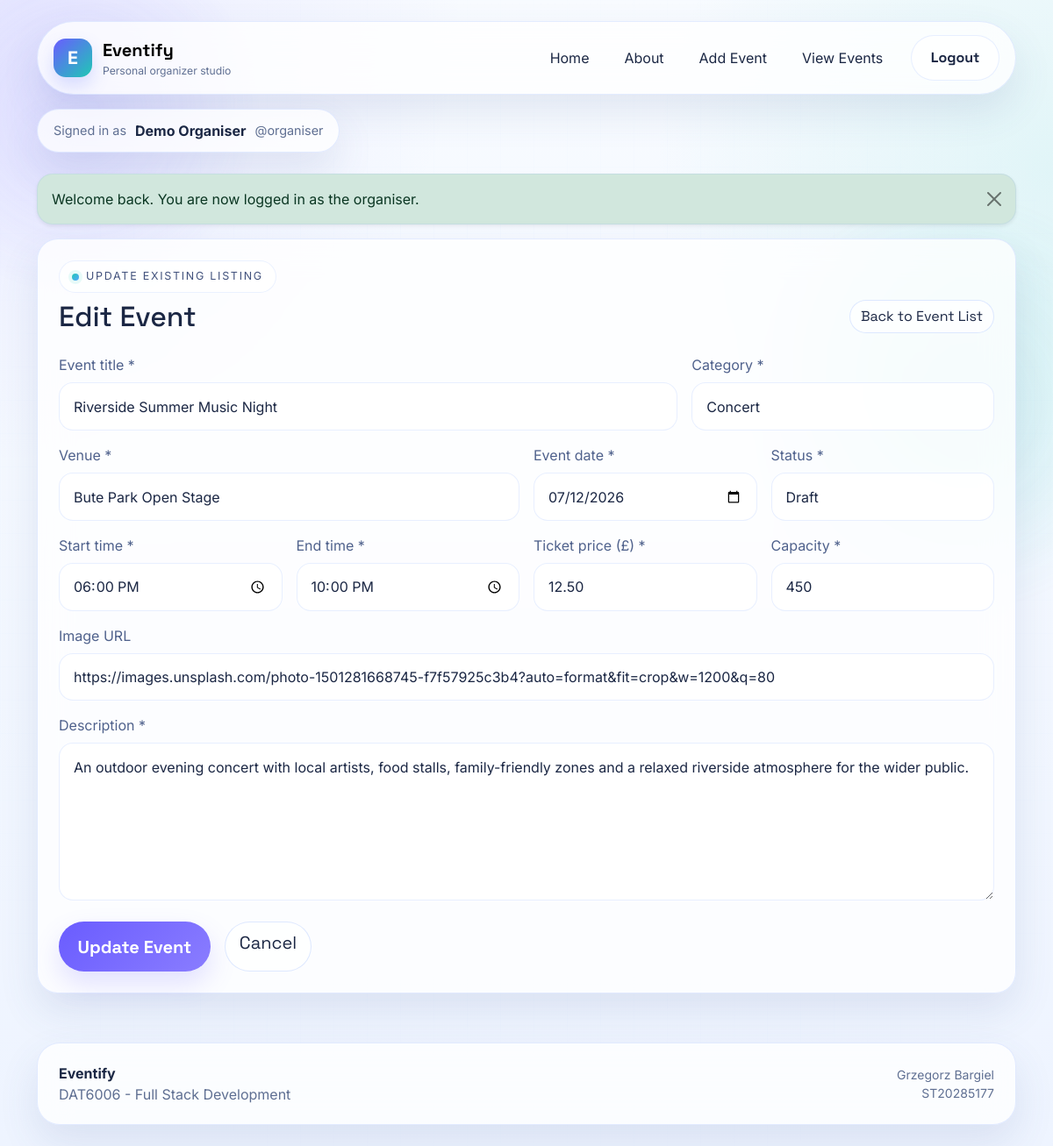
The page /edit-event.php?id=2 (signed in) on the database its author committed.
### tables this page shows
CREATE TABLE events (
    event_id INT UNSIGNED AUTO_INCREMENT PRIMARY KEY,
    title VARCHAR(150) NOT NULL,
    category VARCHAR(50) NOT NULL,
    venue VARCHAR(150) NOT NULL,
    event_date DATE NOT NULL,
    start_time TIME NOT NULL,
    end_time TIME NOT NULL,
    ticket_price DECIMAL(10,2) NOT NULL DEFAULT 0.00,
    capacity INT UNSIGNED NOT NULL,
    image_url VARCHAR(255) DEFAULT NULL,
    description TEXT NOT NULL,
    status ENUM('Draft', 'Published', 'Closed') NOT NULL DEFAULT 'Draft',
    created_by INT UNSIGNED NOT NULL,
    created_at TIMESTAMP DEFAULT CURRENT_TIMESTAMP,
    updated_at TIMESTAMP DEFAULT CURRENT_TIMESTAMP ON UPDATE CURRENT_TIMESTAMP,
    CONSTRAINT fk_events_users FOREIGN KEY (created_by) REFERENCES users(user_id) ON DELETE CASCADE
);

### config/database.php (called while the page is built, shortened)
<?php
final class Database
{
    private static ?PDO $connection = null;
    public static function connection(): PDO
    {
        $host = '127.0.0.1';
        $port = '3306';
        $dbname = 'eventify_pres';
        $username = 'root';
        $password = '';
        $dsn = sprintf('mysql:host=%s;port=%s;dbname=%s;charset=utf8mb4', $host, $port, $dbname);
        self::$connection = new PDO($dsn, $username, $password, [
            PDO::ATTR_ERRMODE => PDO::ERRMODE_EXCEPTION,
            PDO::ATTR_DEFAULT_FETCH_MODE => PDO::FETCH_ASSOC,
            PDO::ATTR_EMULATE_PREPARES => false,
        ]);
        return self::$connection;
    }
}

### models/Event.php (called while the page is built, shortened)
<?php
final class Event
{
    public function find(int $id): ?array
    {
        $statement = $this->db->prepare('SELECT * FROM events WHERE event_id = :id LIMIT 1');
        $statement->execute(['id' => $id]);
        $event = $statement->fetch();
        return $event ?: null;
    }
}

### controllers/EventController.php (called while the page is built, shortened)
<?php
final class EventController
{
    public function show(int $id): ?array
    {
        return (new Event($this->db))->find($id);
    }
}

### includes/helpers.php (called while the page is built, shortened)
<?php
function e(?string $value): string
{
    return htmlspecialchars((string) $value, ENT_QUOTES, 'UTF-8');
}

### edit-event.php (the view, shortened to what this page needs)
<?php
$controller = new EventController(Database::connection());
$id = isset($_GET['id']) ? (int) $_GET['id'] : 0;
$event = $controller->show($id);
$errors = validation_errors();
$event = array_merge($event, $_SESSION['_old'] ?? []);
require_once __DIR__ . '/views/partials/header.php';
?>
<section class="content-panel form-panel">
    <div class="d-flex flex-column flex-lg-row justify-content-between gap-3 mb-4">
        <div>
            <span class="eyebrow">Update existing listing</span>
            <h1 class="h2 mt-2 mb-0">Edit Event</h1>
        </div>
        <a href="view-events.php" class="btn btn-outline-secondary align-self-lg-end">Back to Event List</a>
    </div>
    <form method="post" action="edit-event.php?id=<?= $id ?>" id="eventForm" novalidate>
        <div class="row g-3">
            <div class="col-md-8">
                <label for="title" class="form-label">Event title *</label>
                <input type="text" class="form-control <?= isset($errors['title']) ? 'is-invalid' : '' ?>" id="title" name="title" value="<?= e((string) ($event['title'] ?? '')) ?>" required>
            </div>
            <div class="col-md-4">
                <label for="category" class="form-label">Category *</label>
                <select class="form-select <?= isset($errors['category']) ? 'is-invalid' : '' ?>" id="category" name="category" required>
                    <?php foreach (['Conference', 'Concert', 'Workshop', 'Networking', 'Festival', 'Community'] as $category): ?>
                        <option value="<?= e($category) ?>" <?= ($event['category'] ?? '') === $category ? 'selected' : '' ?>><?= e($category) ?></option>
                    <?php endforeach; ?>
                </select>
            </div>
            <div class="col-md-6">
                <label for="venue" class="form-label">Venue *</label>
                <input type="text" class="form-control <?= isset($errors['venue']) ? 'is-invalid' : '' ?>" id="venue" name="venue" value="<?= e((string) ($event['venue'] ?? '')) ?>" required>
            </div>
            <div class="col-md-3">
                <label for="event_date" class="form-label">Event date *</label>
                <input type="date" class="form-control <?= isset($errors['event_date']) ? 'is-invalid' : '' ?>" id="event_date" name="event_date" value="<?= e((string) ($event['event_date'] ?? '')) ?>" required>
            </div>
            <div class="col-md-3">
                <label for="status" class="form-label">Status *</label>
                <select class="form-select <?= isset($errors['status']) ? 'is-invalid' : '' ?>" id="status" name="status" required>
                    <?php foreach (['Draft', 'Published', 'Closed'] as $status): ?>
                        <option value="<?= e($status) ?>" <?= ($event['status'] ?? '') === $status ? 'selected' : '' ?>><?= e($status) ?></option>
                    <?php endforeach; ?>
                </select>
            </div>
            <div class="col-md-3">
                <label for="start_time" class="form-label">Start time *</label>
                <input type="time" class="form-control <?= isset($errors['start_time']) ? 'is-invalid' : '' ?>" id="start_time" name="start_time" value="<?= e((string) ($event['start_time'] ?? '')) ?>" required>
            </div>
            <div class="col-md-3">
                <label for="end_time" class="form-label">End time *</label>
                <input type="time" class="form-control <?= isset($errors['end_time']) ? 'is-invalid' : '' ?>" id="end_time" name="end_time" value="<?= e((string) ($event['end_time'] ?? '')) ?>" required>
            </div>
            <div class="col-md-3">
                <label for="ticket_price" class="form-label">Ticket price (£) *</label>
                <input type="number" class="form-control <?= isset($errors['ticket_price']) ? 'is-invalid' : '' ?>" id="ticket_price" name="ticket_price" min="0" step="0.01" value="<?= e((string) ($event['ticket_price'] ?? '0.00')) ?>" required>
            </div>
            <div class="col-md-3">
                <label for="capacity" class="form-label">Capacity *</label>
                <input type="number" class="form-control <?= isset($errors['capacity']) ? 'is-invalid' : '' ?>" id="capacity" name="capacity" min="1" step="1" value="<?= e((string) ($event['capacity'] ?? '50')) ?>" required>
            </div>
            <div class="col-12">
                <label for="image_url" class="form-label">Image URL</label>
                <input type="url" class="form-control <?= isset($errors['image_url']) ? 'is-invalid' : '' ?>" id="image_url" name="image_url" value="<?= e((string) ($event['image_url'] ?? '')) ?>">
            </div>
            <div class="col-12">
                <label for="description" class="form-label">Description *</label>
                <textarea class="form-control <?= isset($errors['description']) ? 'is-invalid' : '' ?>" id="description" name="description" rows="6" minlength="25" required><?= e((string) ($event['description'] ?? '')) ?></textarea>
            </div>
        </div>
        <div class="d-flex flex-wrap gap-3 mt-4">
            <button type="submit" class="btn btn-primary btn-lg">Update Event</button>
            <a href="view-events.php" class="btn btn-outline-secondary btn-lg">Cancel</a>
        </div>
    </form>
</section>
<?php require_once __DIR__ . '/views/partials/footer.php'; ?>

### assets/css/style.css (style rules this page uses)
:root { --bg: #f5f8ff; --bg-soft: rgba(255, 255, 255, 0.78); --surface: rgba(255, 255, 255, 0.78); --surface-strong: rgba(255, 255, 255, 0.92); --line: rgba(91, 140, 255, 0.16); --text: #1b2744; --muted: #5f6f92; --brand: #6a5cff; --brand-2: #1fc8b5; --brand-3: #57a5ff; --shadow: 0 20px 45px rgba(64, 89, 146, 0.12); --radius-xl: 30px; --radius-lg: 24px; --radius-md: 18px; }
* { box-sizing: border-box; }
html, body { min-height: 100%; }
body { margin: 0; color: var(--text); font-family: 'Inter', system-ui, sans-serif; background: radial-gradient(circle at top left, rgba(106, 92, 255, 0.10), transparent 30%), radial-gradient(circle at right 15%, rgba(31, 200, 181, 0.10), transparent 28%), linear-gradient(180deg, #f8fbff 0%, #eef4ff 100%); }
h1, h2, h3, h4, .navbar-brand strong, .btn { font-family: 'Space Grotesk', sans-serif; }
a { color: inherit; text-decoration: none; }
.nav-frame, .hero-panel, .feature-card, .content-panel, .auth-panel, .event-card, .footer-frame, .mini-stat, .story-card, .timeline-card, .info-card, .welcome-strip { background: var(--surface); border: 1px solid var(--line); backdrop-filter: blur(18px); -webkit-backdrop-filter: blur(18px); box-shadow: var(--shadow); }
.btn-brand, .btn-brand-secondary, .btn-primary { border: 0; border-radius: 999px; padding: .82rem 1.35rem; font-weight: 700; }
.btn-brand, .btn-primary { background: linear-gradient(135deg, var(--brand), #8a7dff); color: #fff; box-shadow: 0 14px 30px rgba(106, 92, 255, .18); }
.btn-outline-secondary, .btn-outline-primary, .btn-outline-danger, .btn-dark { border-radius: 999px; }
.btn-outline-secondary { color: var(--text); border-color: rgba(91, 140, 255, .20); background: rgba(255,255,255,.68); }
.eyebrow { display: inline-flex; align-items: center; gap: 8px; border-radius: 999px; padding: 8px 14px; font-size: .78rem; text-transform: uppercase; letter-spacing: .14em; color: #42527d; background: rgba(255,255,255,.72); border: 1px solid rgba(91, 140, 255, .12); }
.eyebrow::before { content: ''; width: 8px; height: 8px; border-radius: 50%; background: linear-gradient(135deg, var(--brand-2), var(--brand-3)); box-shadow: 0 0 0 4px rgba(31, 200, 181, .10); }
.feature-card, .content-panel, .auth-panel, .mini-stat, .story-card, .timeline-card, .info-card { border-radius: var(--radius-lg); padding: 24px; }
.form-panel .form-control, .form-panel .form-select, .auth-panel .form-control, .auth-panel .form-select, .search-panel .form-control { background: rgba(255,255,255,.88); border: 1px solid rgba(91, 140, 255, .14); color: var(--text); border-radius: 16px; padding: .9rem 1rem; }
.form-control::placeholder { color: rgba(95, 111, 146, .58); }
.form-label, .form-text { color: #4f618c; }
.form-select option { color: black; }
textarea.form-control { min-height: 180px; }

### rows shown on the page
events: title "Riverside Summer Music Night", venue "Bute Park Open Stage", event_date "07/12/2026", start_time "18:00:00", end_time "22:00:00", ticket_price "12.50", capacity "450", image_url "https://images.unsplash.com/photo-1501281668745-f7f57925c3b4?auto=format&fit=crop&w=1200&q=80", description "An outdoor evening concert with local artists, food stalls, family-friendly zones and a relaxed riverside atmosphere for the wider public."

### other values the page prints
current_user()['full_name'] "Demo Organiser"
current_user()['username'] "organiser"
$message "Welcome back. You are now logged in as the organiser."
form field category "Concert"
form field status "Draft"
